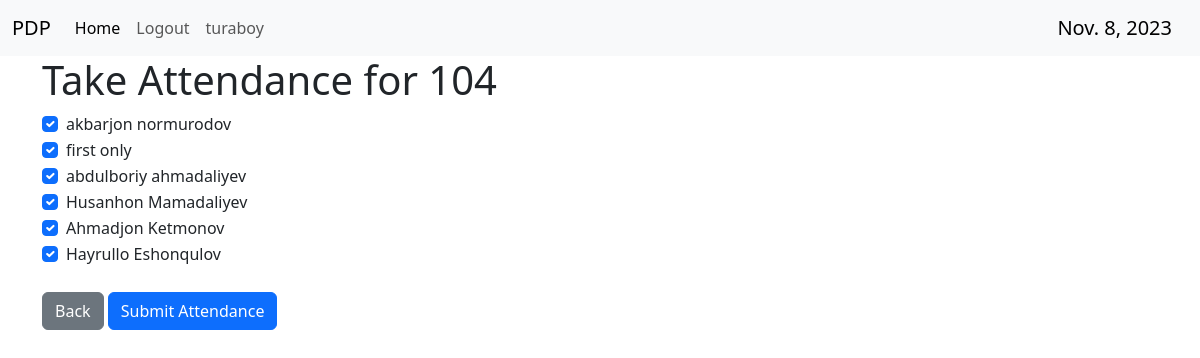
Screenshot of /list_students/take_an_attendance/104 (signed in) with the database file from the repository.
### attendance/models.py (models this page shows)
class Group(models.Model):
    name = models.CharField(max_length=20, unique=True)
    __str__ = lambda self: self.name

class Student(models.Model):
    first_name = models.CharField(max_length=50)
    last_name = models.CharField(max_length=50)
    group = models.ForeignKey(Group, on_delete=models.CASCADE)
    status = models.FloatField(null=True, blank=True)
    __str__ = lambda self: f'{self.first_name} {self.last_name}'

### attendance/views.py (the view, shortened to what this page needs)
# urls.py: path('list_students/take_an_attendance/<str:group_name>', views.take_an_attendance, name='take_an_attendance'),
@login_required(login_url='/login/')
def take_an_attendance(request, group_name):
    teacher = request.user
    group = Group.objects.get(name=group_name)
    students = Student.objects.filter(group=group)
    context = {'todays_date': TODAYS_DATE, 'group': group, 'students': students}
    return render(request, 'take_an_attendance.html', context)

### attendance/templates/take_an_attendance.html (shortened to what this page needs)
{% extends 'home.html' %}
{% block content %}
<h1>Take Attendance for {{ group.name }}</h1>
<form method="post">
    {% for student in students %}
        <div class="form-check">
            <input type="checkbox" class="form-check-input" name="{{ student.id }}" id="student-{{ student.id }}" checked>
            <label class="form-check-label" for="student-{{ student.id }}">{{ student }}</label>
        </div>
    {% endfor %}
    <br>
    <a href="{% url 'list_students' group_name=group.name %}" class="btn btn-secondary">Back</a>
    <button type="submit" class="btn btn-primary">Submit Attendance</button>
</form><br>
{% endblock %}

### attendance/templates/home.html (shortened to what this page needs)
<!DOCTYPE html>
<html lang="en">
<head>
    <link href="https://cdn.jsdelivr.net/npm/bootstrap@5.3.2/dist/css/bootstrap.min.css" rel="stylesheet">
</head>
<body>
<nav class="navbar navbar-expand-lg bg-body-tertiary">
  <div class="container-fluid">
    <a class="navbar-brand" href="#">PDP</a>
    <div class="collapse navbar-collapse" id="navbarNavAltMarkup">
      <div class="navbar-nav">
        <a class="nav-link active" aria-current="page" href="{% url 'home' %}">Home</a>
        {% if user.is_authenticated %}
            <a class="nav-link" href="{% url 'logout' %}">Logout</a>
        {% else %}
            <a class="nav-link" href="{% url 'login' %}">Login</a>
        {% endif %}
        <a class="nav-link" href="" disabled>{{ user.username }}</a>
      </div>
    </div>
    <a class="navbar-brand" href="#">{{ todays_date }}</a>
  </div>
</nav>
<div class="container">
    {% block content %}{% endblock content %}
</div>
    </body>    </html>

### rows the page displays
Group: name "104"
Student: first_name+last_name "akbarjon normurodov"
Student: first_name+last_name "first only"
Student: first_name+last_name "abdulboriy ahmadaliyev"
Student: first_name+last_name "Husanhon Mamadaliyev"
Student: first_name+last_name "Ahmadjon Ketmonov"
Student: first_name+last_name "Hayrullo Eshonqulov"

### other values shown
{{ user.username }} "turaboy"
{{ todays_date }} "Nov. 8, 2023"
